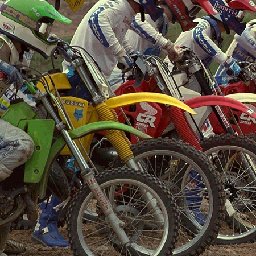
#> input picture merge10.png, 256 x 256 px, given as the content of the folder kodak/original, which was not available
$ jupyter execute --allow-errors 'Final Draft.ipynb'   (shell and % lines are left out)   (older library calls are emulated)   (text cells are left out)
#> lines starting #> are read from the running program, lines starting #| are printed output that depends on the picture
[cell 1]
import os
import numpy as np
from PIL import Image
from sklearn.metrics import mean_squared_error
import click

[cell 2]
class Steganography(object):

    # [120 lines left out: functions __int_to_bin, __bin_to_int, __merge_rgb, merge, unmerge, not called in this run]


@click.group()
def cli():
    pass


# [15 lines left out: functions merge, unmerge, not called in this run]


#> (the rest of this cell did not finish here and is left out)

[cell 3]
kodak = os.listdir("kodak/original")

[cell 4]
n = len(kodak)
for i in range(n):
    img = Image.open("kodak/original/"+str(kodak[i]))
#> img is the input picture: PIL image 256x256 RGB; mean R, G, B 87.6, 76.9, 62.4
    changed_img = img.crop((50,50,500,500)).resize((256,256))
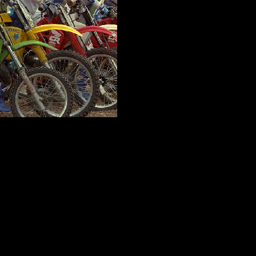
#> changed_img: PIL image 256x256 RGB; mean R, G, B 17.9, 14.8, 11.9
    changed_img.save("kodak/size_changed/kodak" + str(i) + ".png")


$ run again, on merge11.png
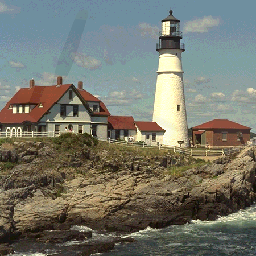
#> input picture merge11.png, 256 x 256 px, given as the content of the folder kodak/original, which was not available
#> img is the input picture: PIL image 256x256 RGB; mean R, G, B 117.4, 118.2, 107
#> `changed_img = img.crop((50,50,500,500)).resize((256,256))`:
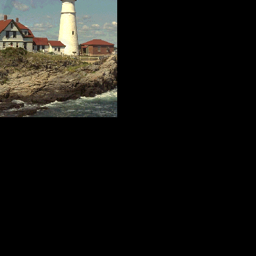
#> changed_img: PIL image 256x256 RGB; mean R, G, B 25.1, 24.3, 20.6

$ run again, on merge12.png
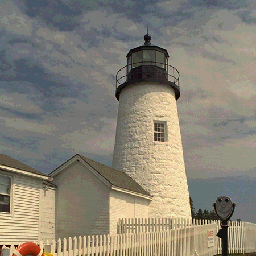
#> input picture merge12.png, 256 x 256 px, given as the content of the folder kodak/original, which was not available
#> img is the input picture: PIL image 256x256 RGB; mean R, G, B 136.1, 130.5, 117.7
#> `changed_img = img.crop((50,50,500,500)).resize((256,256))`:
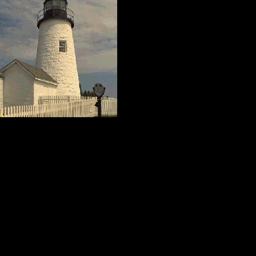
#> changed_img: PIL image 256x256 RGB; mean R, G, B 30.3, 28.5, 24.8
